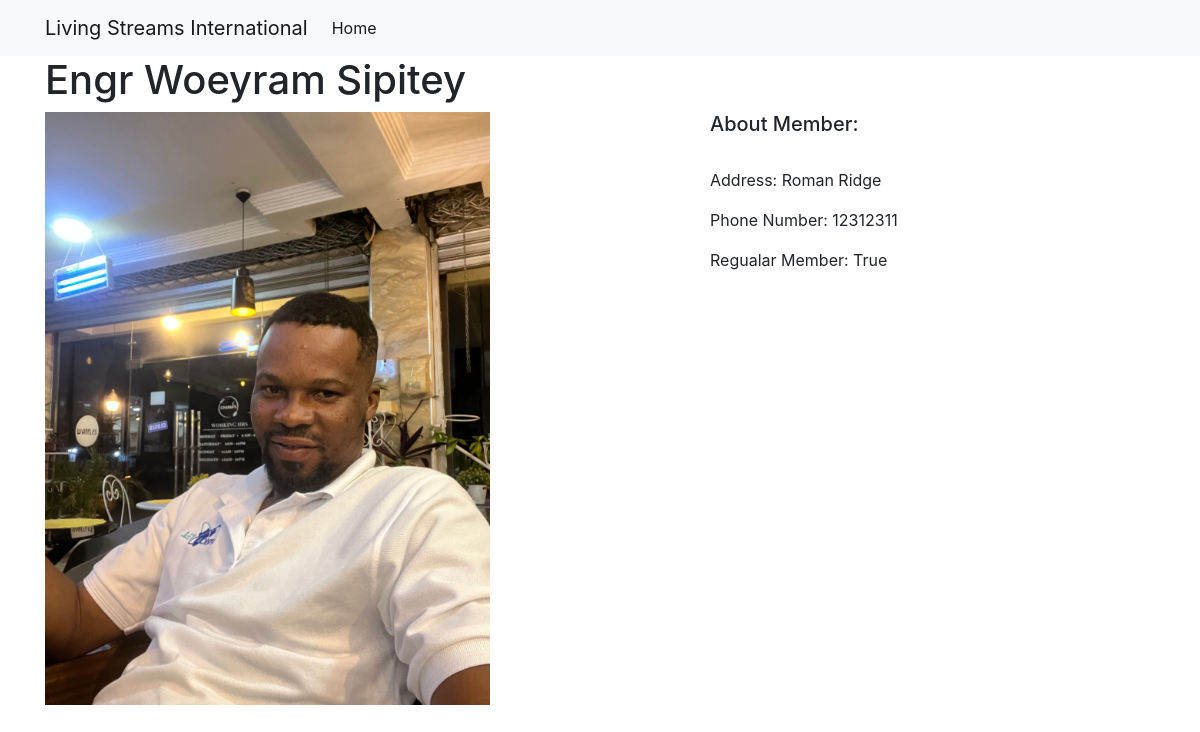
Screenshot of /members2/ with the database file from the repository.
### members/models.py (models this page shows, shortened)
class Members(models.Model):
    title = models.CharField(verbose_name="Title", max_length=3)
    fullname = models.CharField(verbose_name="fullname", max_length=50)
    member = models.BooleanField(default=False)
    address = models.TextField(verbose_name="address of member", max_length=150)
    image = models.FilePathField(path="/image")
    phone = models.BigIntegerField(default=False)

### members/views.py (the view)
# urls.py: path("<int:pk>/", views.member_detail, name="member_detail"),
def member_detail(request, pk):
    member = Members.objects.get(pk=pk)
    context = {"member": member}
    return render(request, "member_detail.html", context)

### members/templates/member_detail.html
{% extends "base.html" %}
{% load static %}
{% block page_content %}
<h1>{{member.title}} {{member.fullname }}</h1>
<div class="row">
  <div class="col-md-7">
    <img src="{% static member.image %}" width="70%" />
  </div>
  <div class="col-md-4">
    <h5>About Member:</h5>
    <br />
    <p>Address: {{ member.address }}</p>
    <p>Phone Number: {{ member.phone }}</p>
    <p>Regualar Member: {{member.member}}</p>
  </div>
</div>
{% endblock %}

### rows the page displays
Members: title "Engr", fullname "Woeyram Sipitey", image (picture), address "Roman Ridge", phone "12312311", member "True"
